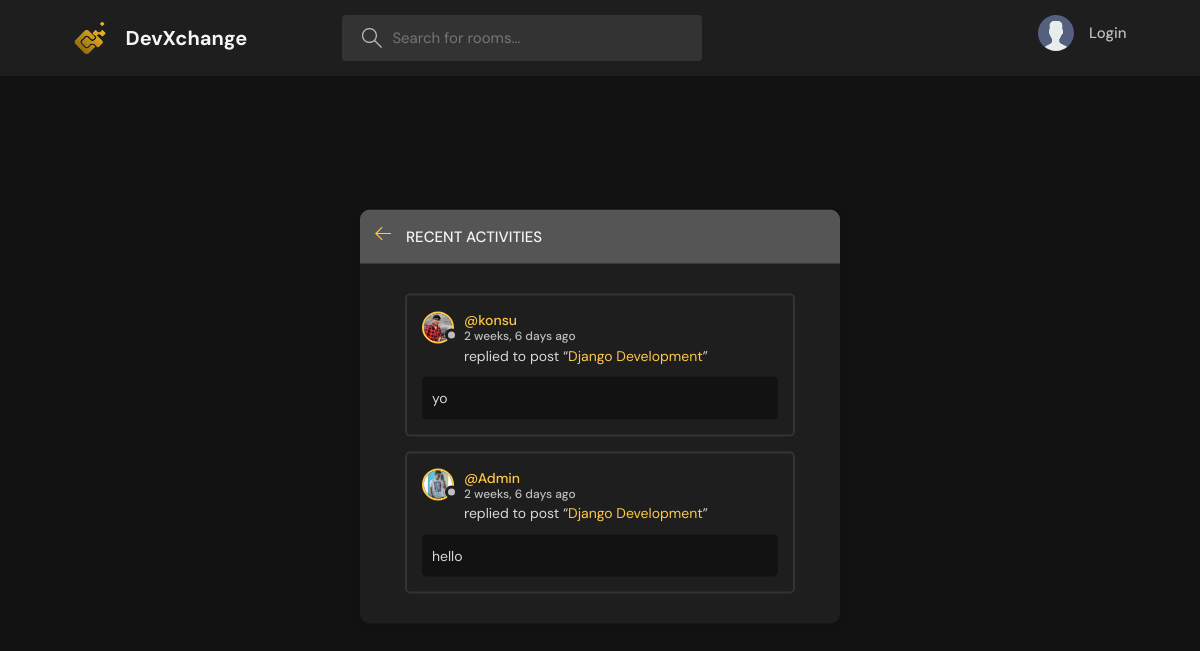
The page /activity/ on the database its author committed.
### base/models.py (models this page shows, shortened)
class Message(models.Model):
    user = models.ForeignKey(User,on_delete=models.CASCADE)
    room = models.ForeignKey(Room,on_delete=models.CASCADE)
    body = models.TextField()
    updated = models.DateTimeField(auto_now=True)
    created = models.DateTimeField(auto_now_add=True)
    class Meta:
        ordering = ['-updated','-created']

class User(AbstractUser):
    name = models.CharField(max_length=264,null=True)
    email = models.EmailField(unique=True)
    bio = models.TextField(null=True)
    avatar = models.ImageField(null=True,default="avatar.svg")
    USERNAME_FIELD = 'email'
    REQUIRED_FIELDS = []

class Room(models.Model):
    host = models.ForeignKey(User,on_delete=models.CASCADE,null=True)
    topic = models.ForeignKey(Topic,on_delete=models.SET_NULL,null=True)
    name = models.CharField(max_length=256)
    description = models.TextField(null=True , blank= True)
    participants = models.ManyToManyField(User,related_name='participants',blank=True)
    updated = models.DateTimeField(auto_now=True)
    created = models.DateTimeField(auto_now_add=True)
    class Meta:
        ordering = ['-updated','-created']
    def __str__(self):
        return self.name

### base/views.py (the view)
# urls.py: path('activity/',views.activityPage,name="activity"),
def activityPage(request):
    room_messages = Message.objects.all()
    return render(request,'base/activity.html',{'room_messages':room_messages})

### templates/base/activity.html (shortened to what this page needs)
{% extends 'main.html' %}
{% block content %}
    <main class="layout">
      <div class="container">
        <div class="layout__box">
          <div class="layout__boxHeader">
            <div class="layout__boxTitle">
              <a href="{{request.META.HTTP_REFERER}}">
                <svg version="1.1" xmlns="http://www.w3.org/2000/svg" width="32" height="32" viewBox="0 0 32 32">
                  <title>arrow-left</title>
                  <path
                    d="M13.723 2.286l-13.723 13.714 13.719 13.714 1.616-1.611-10.96-10.96h27.625v-2.286h-27.625l10.965-10.965-1.616-1.607z"
                  ></path>
                </svg>
              </a>
              <h3>Recent Activities</h3>
            </div>
          </div>
          <div class="activities-page layout__body">
            {% for message in  room_messages %}
            <div class="activities__box">
              <div class="activities__boxHeader roomListRoom__header">
                <a href="{% url 'user-profile' message.user.id %}" class="roomListRoom__author">
                  <div class="avatar avatar--small">
                    <img src="{{message.user.avatar.url}}" />
                  </div>
                  <p>
                    @{{message.user.username}}
                    <span>{{message.created|timesince}} ago</span>
                  </p>
                </a>
              </div>
              <div class="activities__boxContent">
                <p>replied to post “<a href = {% url 'room' message.room.id %} >{{message.room}} </a>”</p>
                <div class="activities__boxRoomContent">
                  {{message.body}}
                </div>
              </div>
            </div>
            {% endfor %}
          </div>
        </div>
      </div>
    </main>
{% endblock content %}

### static/styles/main.css (style rules this page uses)
:root { --color-main: #FFC947; --color-main-light: #FFC947; --color-dark: #1E1E1E; --color-dark-medium: #333333; --color-dark-light: #555555; --color-light: #F5F5F5; --color-gray: #BEBEBE; --color-light-gray: #D8D8D8; --color-bg: #121212; --color-success: #47FF9A; --color-error: #FF477E; }
* { font-family: "DM Sans", -apple-system, BlinkMacSystemFont, "Segoe UI", Roboto, Oxygen, Ubuntu, Cantarell, "Open Sans", "Helvetica Neue", sans-serif; margin: 0; padding: 0; box-sizing: border-box; text-rendering: optimizeLegibility; font-size: inherit; }
html { font-size: 56.25%; }
@media only screen and (min-width: 1200px) { html { font-size: 62.5%; } }
body { line-height: 1.6; font-weight: 400; font-size: 1.5rem; color: var(--color-light-gray); background-color: var(--color-bg); min-height: 100vh; }
img { width: 100%; }
a { display: inline-block; color: var(--color-main); text-decoration: none; }
.container { max-width: 120rem; width: 90%; margin: auto; }
.avatar { position: relative; display: inline-block; border-radius: 50%; border: 2px solid var(--color-main); }
.avatar img { display: block; border-radius: 50%; object-fit: cover; object-position: center; }
.avatar::after { content: ""; display: block; position: absolute; background-color: var(--color-gray); z-index: 111; border-radius: 50%; border: 0.3rem solid var(--color-dark); }
.avatar.avatar--small img { width: 2.8rem; height: 2.8rem; }
.avatar.avatar--small:after { width: 0.7rem; height: 0.7rem; bottom: 0px; right: -6px; }
.layout { margin-top: 2.4rem; }
.layout > .container { display: flex; justify-content: space-between; align-items: flex-start; }
.layout__box { width: 90%; max-width: 48rem; min-height: 40rem; position: absolute; top: 50%; left: 50%; transform: translate(-50%, -46%); background-color: var(--color-dark); border-radius: 1rem; box-shadow: 1px 1px 6px 3px rgba(0, 0, 0, 0.1); overflow: hidden; }
.layout__boxHeader { display: flex; padding: 1.5rem; background-color: var(--color-dark-light); }
.layout__boxTitle { display: flex; gap: 1.5rem; align-items: center; }
.layout__boxTitle h3 { text-transform: uppercase; font-weight: 500; color: var(--color-light); }
.layout__boxTitle svg { width: 1.6rem; height: 1.6rem; fill: var(--color-main); }
.layout__body { margin: 3rem; }
.roomListRoom__header { display: flex; justify-content: space-between; align-items: center; }
.roomListRoom__author { font-weight: 500; display: flex; align-items: center; gap: 1rem; }
.activities__box { margin: 1.5rem; padding: 1.5rem; border: 2px solid var(--color-dark-medium); border-radius: 5px; }
.activities__boxHeader p { font-size: 1.4rem; line-height: 1.3; }
.activities__boxHeader p span { color: var(--color-gray); font-size: 1.2rem; display: block; }
.activities__boxContent { margin-left: 4.2rem; }
.activities__boxContent { font-size: 1.4rem; }
.activities__boxRoomContent { background: var(--color-bg); padding: 1rem; border-radius: 5px; margin-top: 1rem; margin-left: -4.2rem; }

### rows shown on the page
Message: user.avatar (picture), user.username "konsu", created "2 weeks, 6 days", room "Django Development", body "yo"
Message: user.avatar (picture), user.username "Admin", created "2 weeks, 6 days", room "Django Development", body "hello"
